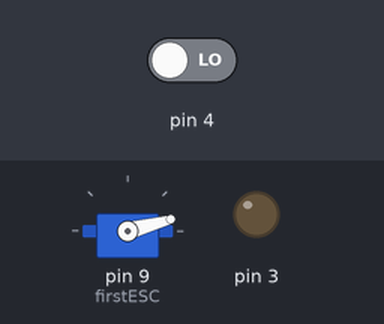
This sketch was run on a simulated Arduino Uno, built with avr-gcc and run on an emulated ATmega328P. Parts: servo, output pins drawn as LEDs (lit = HIGH). Inputs (shaded band) come from the test bench; at power-on: pin 4 LOW.

Above: at 5.7 s.
5.8 s: pin 4 driven HIGH
At 7.9 s:
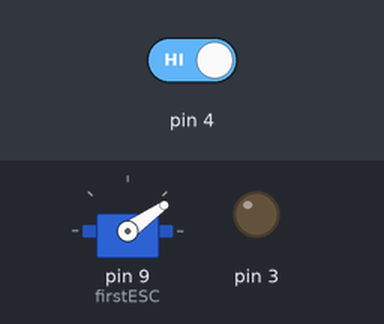
8.8 s: pin 4 driven LOW
Timing chart, 0 to 11.8 s (numbered marks = the images above; inputs shaded):
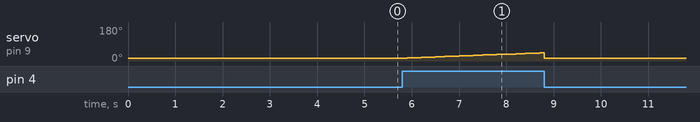

The sketch:

esc_running.ino
```cpp
#include <Servo.h>


int value = 700; // set values you need to zero
int targetValue = 700;
Servo firstESC, secondESC; //Create as much as Servoobject you want. You can controll 2 or more Servos at the same time

unsigned long startMillis;  //some global variables available anywhere in the program
unsigned long currentMillis;
const unsigned long period = 500;  //the value is a number of milliseconds

void setup() {
  pinMode(3, OUTPUT);
  pinMode(4, INPUT);
  firstESC.attach(9);    // attached to pin 9 I just do this with 1 Servo
  Serial.begin(9600);    // start serial at 9600 baud
  Serial.setTimeout(100);
  firstESC.writeMicroseconds(700);
  delay(2000);
  digitalWrite(3, LOW);
  delay(2500);
  startMillis = millis();
}


void loop() {
  currentMillis = millis();
  //First connect your ESC WITHOUT Arming. Then Open Serial and follo Instructions

  firstESC.writeMicroseconds(value);

  if(Serial.available()){
    int tempVal;
    tempVal = Serial.parseInt();    // Parse an Integer from Serial
    if(tempVal >= 700){
      Serial.print("Changed value");
      Serial.println(tempVal);
      targetValue = tempVal;
    }
  }
  if(digitalRead(4)){
    delay(100);
    targetValue += 10;
  } else {
    targetValue -= 10;
  }
  if(targetValue < 700){
    targetValue = 700;
  } else if(targetValue > 2000){
    targetValue = 2000;
  }
  if(targetValue != value){ // make speed move towards setpoint
    if(targetValue - value > 0){
      value += min(targetValue - value, 10);
    } else {
      value += max(targetValue - value, -10);
    }
  }
}
```

Measured:
- after the input at 5.8 s, servo on pin 9 (firstESC): moves from 15° to 43° over 2.8 s, starting after 0.10 s
